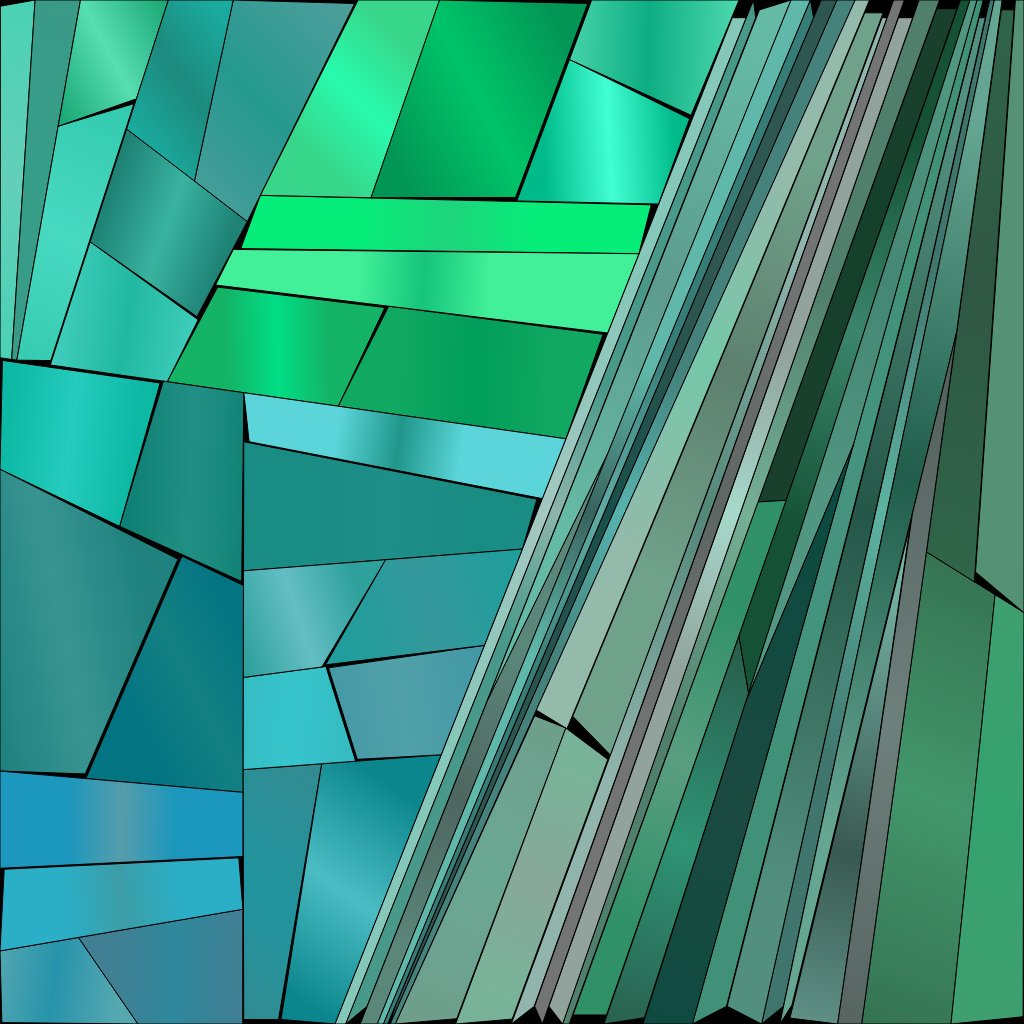
Frame 1 (no input)
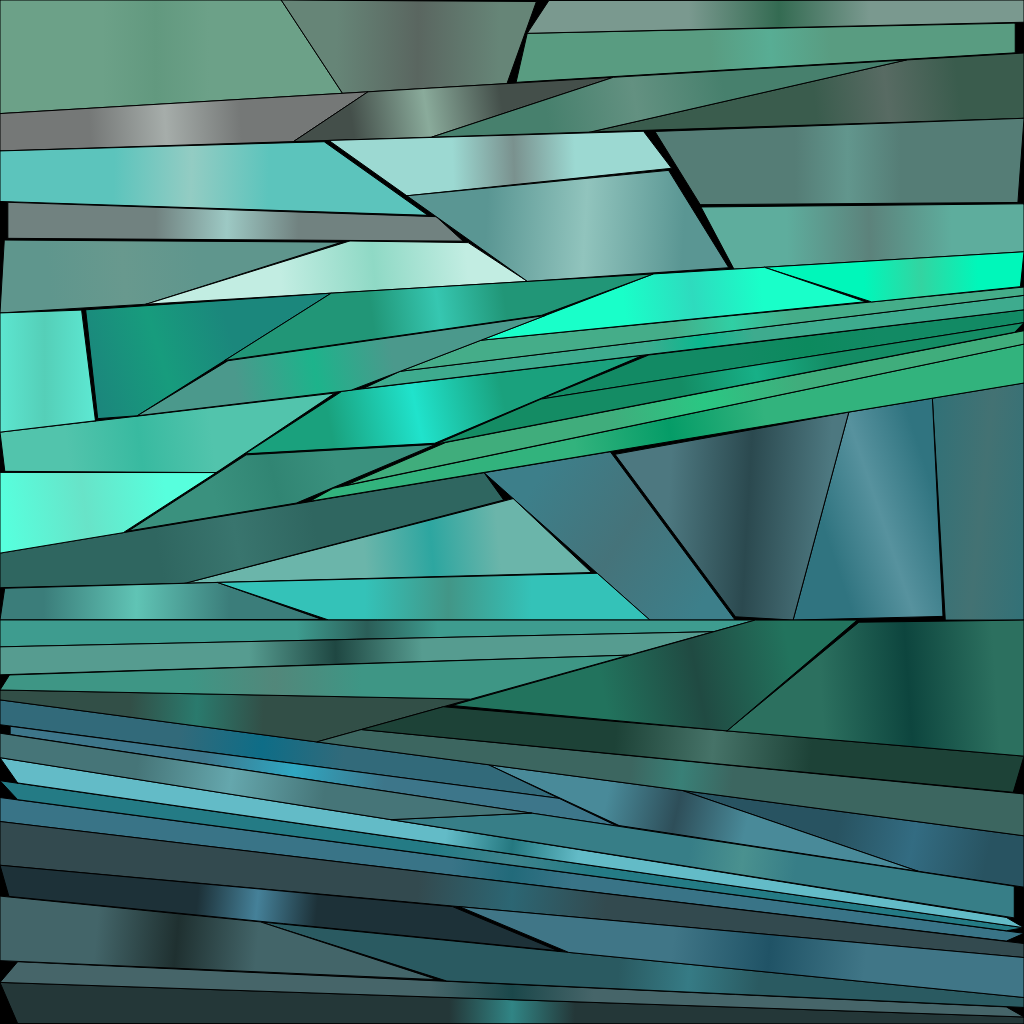
Frame 2 (the mouse pressed at the canvas centre, redrawn once)

The p5.js sketch that drew these frames (run headless with seeded random() and noise() and a simulated clock; the mouse was pressed at the canvas centre and the sketch redrawn once):

// p5.js sketch
// ── sketch.js
// traits
grayscale = false
grayscale_percentage = 0.05  // 5% change

// parameters
let numRecursions = 9;
let pctMinimum = 0.3; // minimum area for each child, don't go above 0.49
let xh = 2.2; // dispersion hue
let xs = 3; // dispersion saturation
let xb = 3; // dispersion brightness
let minSplitMargin = 0.0;  
let caveIn = 0.07;
let caveInProbability = 0.9;
let lenGradientMin = 50;
let lenGradientMax = 100;


var zone;

function setup() {
  createCanvas(1024, 1024);
  colorMode(HSB);
  noLoop();


  grayscale = random() < grayscale_percentage ? true : false;
  numRecursions = floor(random(6,10));
  pctMinimum = random(0.1, 0.45); // minimum area for each child, don't go above 0.49
  xh = random(2.2, 3.2); // dispersion hue
  xs = random(1.8, 4); // dispersion saturation
  xb = random(1.8, 4); // dispersion brightness
  minSplitMargin = random(1.0);
  caveIn = random(0.2);
  caveInProbability = random(1);
  lenGradientMin = 50;
  lenGradientMax = 100;
  
  var points = [[0,0], [width, 0], [width, height], [0, height]];
  var baseColor = color(random(360), random(20,80), random(20,80), 0.5);
  zone = new Zone(points, baseColor);
}

function draw() {
  background(0);
  zone.draw(numRecursions);
}

class Zone {
  constructor(pts, col) {
    this.col = col;
    this.pts = pts;
  }

  draw(gen) {
    if (gen==0) {
      push();

      var centroid = getCentroid(this.pts)
      var linReg = linearRegression(this.pts);
      
      var m = linReg[0];
      var b = linReg[1];
      
      var lenGradient = random(lenGradientMin, lenGradientMax);
      var x1 = centroid[0] - lenGradient;
      var x2 = centroid[0] + lenGradient;
      var y1 = height * (m * (x1/width) + b);
      var y2 = height * (m * (x2/width) + b);
      let gradient = drawingContext.createLinearGradient(x1,y1, x2,y2);
      let c1 = perturbColor(this.col, 5, 20, 20);
      let c2 = perturbColor(this.col, 5, 20, 20);
      gradient.addColorStop(0, c1.toString());
      gradient.addColorStop(0.5, c2.toString());
      gradient.addColorStop(1, c1.toString());
      drawingContext.fillStyle = gradient;
      
      for (var i=0; i<this.pts.length; i++) {
        if (random() < caveInProbability) {
          var idxRand = i;//floor(random(this.pts.length));
          var newPt = [lerp(this.pts[idxRand][0], centroid[0], caveIn),
                       lerp(this.pts[idxRand][1], centroid[1], caveIn)]
          this.pts[idxRand] = newPt;
        }      
      }
      
      beginShape();   
      for (var p=0; p<this.pts.length; p++) {
        vertex(this.pts[p][0], this.pts[p][1])
      }
      endShape(CLOSE);
      pop();
      
    }
    
    else {
      
      var zone_child1, zone_child2;
      
      do {
        var n = this.pts.length;

        var i1 = int(random(n))
        do { 
          var i2 = int(random(n));
        } while (i1 == i2);

        var r1 = random(minSplitMargin, 1.0-minSplitMargin);
        var r2 = random(minSplitMargin, 1.0-minSplitMargin);

        var p = this.pts;
        var n = p.length;

        var pt1 = [lerp(p[i1][0], p[(i1+1)%n][0], r1),
                   lerp(p[i1][1], p[(i1+1)%n][1], r1)]
        var pt2 = [lerp(p[i2][0], p[(i2+1)%n][0], r2),
                   lerp(p[i2][1], p[(i2+1)%n][1], r2)]

        var newPts1 = [];
        var newPts2 = [];

        if (i2 > i1) {

          newPts1.push(pt1);
          for (var j=i1+1; j<=i2; j++) {
            newPts1.push(p[j]);
          }
          newPts1.push(pt2);
          newPts2.push(pt2);
          for (var j=i2+1; j<=i1+n; j++) {
            newPts2.push(p[j%n]);
          }
          newPts2.push(pt1);

        } else {

          newPts1.push(pt2);
          for (var j=i2+1; j<=i1; j++) {
            newPts1.push(p[j]);
          }
          newPts1.push(pt1);
          newPts2.push(pt1);
          for (var j=i1+1; j<=i2+n; j++) {
            newPts2.push(p[j%n]);
          }
          newPts2.push(pt2);
        }

        var areaTotal = areaConvexPolygon(this.pts);
        var areaPts1 = areaConvexPolygon(newPts1);
        
      }
      
      while (areaPts1/areaTotal < pctMinimum || 
             areaPts1/areaTotal > (1.0-pctMinimum))
        
      var newcol1 = perturbColor(this.col, gen*xh, gen*xs, gen*xb);
      var newcol2 = perturbColor(this.col, gen*xh, gen*xs, gen*xb);  

      zone_child1 = new Zone(newPts1, newcol1);
      zone_child2 = new Zone(newPts2, newcol2);

      zone_child1.draw(gen-1);
      zone_child2.draw(gen-1);

    }
  } 
}


// helper functions

function perturbColor(col, h, s, b) {
  var h2 = floor(hue(col) + random(-h, h) + 255) % 255;
  var s2 = grayscale ? 0 : floor(saturation(col) + random(-s, s) + 255) % 255;
  var b2 = floor(brightness(col) + random(-b, b) + 255) % 255;
  return color(h2, s2, b2);
}

function getCentroid(pts) {
  var n = pts.length;
  var x = 0;
  var y = 0;
  for (var i=0; i<n; i++) {
    x += pts[i][0];
    y += pts[i][1];
  }
  var centroid = [float(x)/n, float(y)/n]
  return centroid
}

function areaConvexPolygon(pts) {
  var n = pts.length;
  var area = 0;
  var centroid = getCentroid(pts);
  for (var i=0; i<n; i++) {
    var p1 = pts[i];
    var p2 = pts[(i+1)%n];
    area += areaTriangle(p1, p2, centroid);
  }
  return area
}

function areaTriangle(A, B, C) {
    return (A[0] * (B[1] - C[1]) + B[0] * (C[1] - A[1]) + C[0] * (A[1] - B[1])) / 2
}

function linearRegression(data){
  var xsum = 0;
  var ysum = 0;
  
  for( var i=0; i<data.length; i++){
    xsum += data[i][0]/width;
    ysum += data[i][1]/height;
  }
  
  var xmean = xsum/data.length;
  var ymean = ysum/data.length;
  
  var num = 0;
  var den = 0;
  
  for(var i = 0; i<data.length; i++){
    var x = data[i][0]/width;
    var y = data[i][1]/height;
    num += (x-xmean) * (y-ymean);
    den += (x-xmean) * (x-xmean);
  }
  
  m = num/den;
  b = ymean-m*xmean;
  return [m, b]
}
